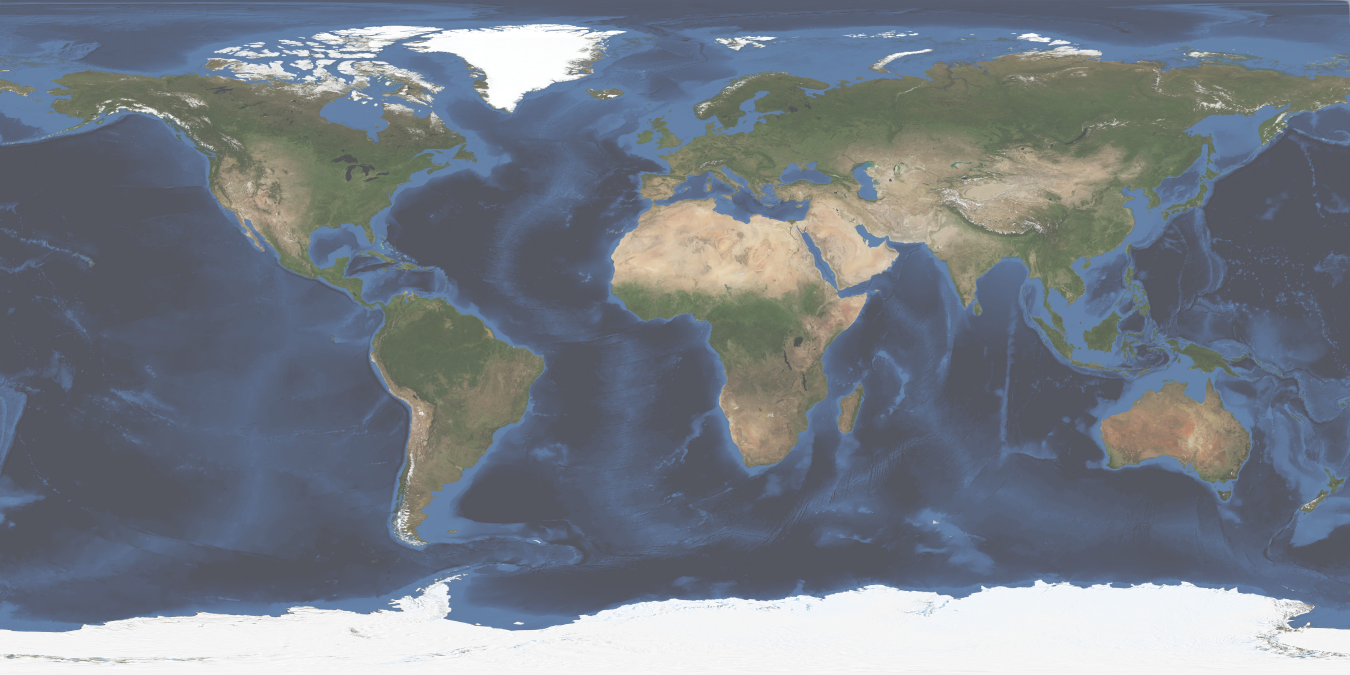
#> input picture graphics/core visual/bluemarble.jpg, 5400 x 2700 px (shown at 1/4 size)
$ python visualisation_core.py
#> lines starting #> are read from the running program, lines starting #| are printed output that depends on the picture
#
# Use with Python 3
#

"""
TODO
----

- zorder setup
- Parameters as Individuals, cell size and coordinate choice on top
- calibration to earth coordinates
- grid of colormap to random values or so
- societies: half way up to needle pins
- transparancy issues (maybe its better to draw the  transparent colormap on
  bluemarble before doing the surface_plot)
- Matplotlib 3d has problems with the perspective. Circling the earth makes the
  picture look very weird
- implementation of ocean-water recognition due to individuals positions (maybe
  somehow with the basemap package)
- it could be possible to make a pseudo model animation (rotating earth, moving
  individuals, changing network,...)
- simplify coordinates choice for the range of individuals, society and cell
- automation of the picture perspective due to coordinate window choice such
  that it is always the best perspective
"""

from PIL import Image
import matplotlib.pyplot as plt
import numpy as np
from mpl_toolkits.mplot3d import Axes3D
from matplotlib import cm


#
# Plotting
#


# Building figure
fig = plt.figure()
ax = fig.add_subplot(111, projection='3d')
ax.grid(False)
ax.view_init(13  ,210) # 13-210setting initial view. first arg:lat, second:long
#ax.set_xlim3d(-3,1)
#ax.set_ylim3d(-3,1)
ax.set_zlim3d(-0.8,2.5)

#
# Bluemarble surface_plot
#


# Create instance of Image with PIL Package
im = Image.open('./bluemarble.jpg')
#> im is the input picture: PIL image 5400x2700 RGB; mean R, G, B 117.1, 124.6, 134.3

# Resizing the image with scaling factor sc
# max(sc) = 1 (computational expensive)
sc = 1
im = im.resize([int(d/sc) for d in im.size])

# Getting np.array as RGB-Colorgrid and normalizing to python RGB-standard
im = np.array(im)/256.
#> im: shape (2700, 5400, 3) float64

# Getting arrays of coordinates for the bluemarple surface_plot.
lons1 = np.linspace(0, 360, im.shape[1]) * np.pi/180
#> lons1 = 5400 values from 0 to 6.28
lats1 = np.linspace(0, 180, im.shape[0])[::-1] * np.pi/180

# making grid for the bluemarple surface plot
R = 1 # radius of sphere
x1 = R * np.outer(np.cos(lons1), np.sin(lats1)).T
y1 = R * np.outer(np.sin(lons1), np.sin(lats1)).T
z1 = R * np.outer(np.ones(np.size(lons1)), -np.cos(lats1)).T

# drawing the bluemarble image

bluemarble = ax.plot_surface(x1, y1, z1, facecolors = im, alpha = 1, antialiased = True, linewidth=1,shade=True, zorder=1)
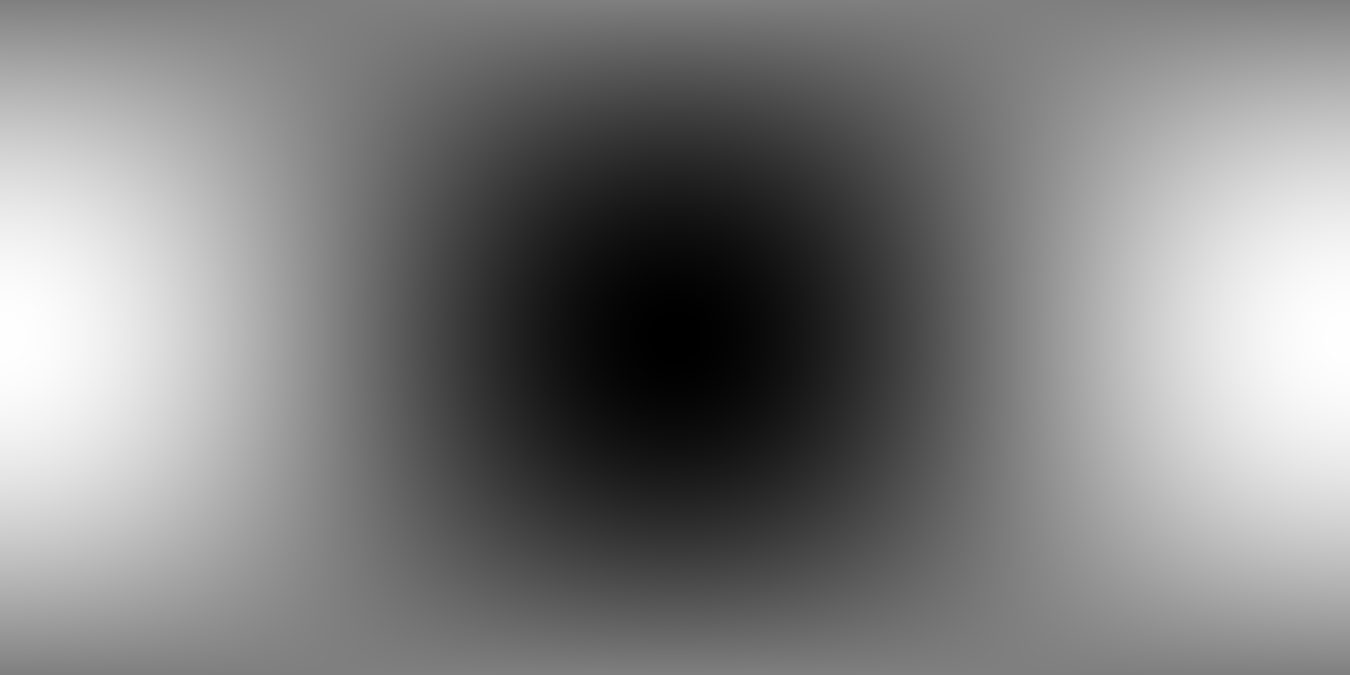
#> x1: shape (2700, 5400) float64 (shown at 1/4 size); min -1, max 1, mean 0.000118; drawn with min black and max white


#
# coral surface_plot as a test surface with less computational expense
#

"""
# Getting arrays of coordinates for the coral surface_plot.
n1 = 360
n2 = 180
lons3 = np.linspace(0, 360, n1) * np.pi/180
lats3 = np.linspace(0, 180, n2) * np.pi/180

# making grid for the coral surface plot
R = 1 # radius of sphere
x1 = R * np.outer(np.cos(lons3), np.sin(lats3)).T
y1 = R * np.outer(np.sin(lons3), np.sin(lats3)).T
z1 = R * np.outer(np.ones(np.size(lons3)), -np.cos(lats3)).T

coral = ax.plot_surface(x1, y1, z1, color = "coral", alpha = 1, antialiased = True, linewidth=0.6,shade=True,rstride = 10, cstride = 10)

"""

#
# Colormap surface_plot (to symbolize the cell stocks)
#

"""
# Getting lons, lats arrays with resolution n1,n2
n1 = 360
n2 = 180
lons2 = np.linspace(0, 360, n1) * np.pi/180
lats2 = np.linspace(0, 180, n2) * np.pi/180

# making grid of the colormap
# The radius should be slightly larger then of bluemarble
x2 = (R+0.01) * np.outer(np.cos(lons2), np.sin(lats2)).T
y2 = (R+0.01) * np.outer(np.sin(lons2), np.sin(lats2)).T
z2 = (R+0.01) * np.outer(np.ones(np.size(lons2)), -np.cos(lats2)).T

# drawing a transparent colormap onto the bluemarble image
colormap = ax.plot_surface(x2, y2, z2, cmap = "hot", rstride=10,cstride=10, alpha = 0.3, antialiased = True, linewidth = 0.5, shade=False)
# colorbar that shows stock value
    #fig.colorbar(colormap)
"""

#
# Other sphere plots on the surface
#


# Cells1 in specified area
# Transparency and meshgrid dimension must be adjusted such that it looks nice
# TODO: different cell color due to resources (colormap) and grid
z_cells = R + 0.015
u, v = np.mgrid[1.22 * np.pi:1.31 * np.pi:20j, 0.22 * np.pi:0.29 * np.pi:20j] #first argument: longtitudonal extend, second argument latitudonal extend
x_c=z_cells*np.cos(u)*np.sin(v)
y_c=z_cells*np.sin(u)*np.sin(v)
z_c=z_cells*np.cos(v)
w = u*v
#ax.scatter(x_c,y_c,z_c, s=0.001, alpha=0.4, color='red', zorder = 2, marker='.')
#ax.plot_surface(u,v,w,rstride=1, cstride=1, cmap=cm.coolwarm, linewidth=0, antialiased=False)

#u, v = np.mgrid[1.03 * np.pi:1.35 * np.pi:7j, 0.20 * np.pi:0.33 * np.pi:50j] #first argument: longtitudonal extend, second argument latitudonal extend
u, v = np.mgrid[0.68 * np.pi:1.63 * np.pi:16j, 0.1 * np.pi:0.87 * np.pi:400j]
x_c=z_cells*np.cos(u)*np.sin(v)
y_c=z_cells*np.sin(u)*np.sin(v)
z_c=z_cells*np.cos(v)

ax.scatter(x_c,y_c,z_c, s=0.5, alpha=1, color='black', zorder = 5, marker='|')

u, v = np.mgrid[0.68 * np.pi:1.63 * np.pi:400j, 0.1 * np.pi:0.87 * np.pi:12j] #first argument: longtitudonal extend, second argument latitudonal extend
x_c=z_cells*np.cos(u)*np.sin(v)
y_c=z_cells*np.sin(u)*np.sin(v)
z_c=z_cells*np.cos(v)

ax.scatter(x_c,y_c,z_c, s=0.1, alpha=1, color='black', zorder = 5, marker='|')

"""
# Cells2 in specified area

u, v = np.mgrid[1.22 * np.pi:1.31 * np.pi:20j, 0.22 * np.pi:0.29 * np.pi:20j] #first argument: longtitudonal extend, second argument latitudonal extend
x_c=z_cells*np.cos(u)*np.sin(v)
y_c=z_cells*np.sin(u)*np.sin(v)
z_c=z_cells*np.cos(v)
w = u*v
#ax.scatter(x_c,y_c,z_c, s=0.001, alpha=0.4, color='red', zorder = 2, marker='.')
#ax.plot_surface(u,v,w,rstride=1, cstride=1, cmap=cm.coolwarm, linewidth=0, antialiased=False)

u, v = np.mgrid[1.06 * np.pi:1.15 * np.pi:3j, 0.22 * np.pi:0.29 * np.pi:50j] #first argument: longtitudonal extend, second argument latitudonal extend
x_c=z_cells*np.cos(u)*np.sin(v)
y_c=z_cells*np.sin(u)*np.sin(v)
z_c=z_cells*np.cos(v)

ax.scatter(x_c,y_c,z_c, s=0.05, alpha=1, color='black', zorder = 2, marker='_')

u, v = np.mgrid[1.06 * np.pi:1.15 * np.pi:50j, 0.22 * np.pi:0.29 * np.pi:3j] #first argument: longtitudonal extend, second argument latitudonal extend
x_c=z_cells*np.cos(u)*np.sin(v)
y_c=z_cells*np.sin(u)*np.sin(v)
z_c=z_cells*np.cos(v)

ax.scatter(x_c,y_c,z_c, s=0.05, alpha=1, color='black', zorder = 2, marker='|')
"""

# Societies in specified area
z_soc = 2
l_soc = R + z_soc
"""
a_s = 0.06 # Shift the longtitude position to make it readable
b_s = -0.01 # ... latitude position...
u, v = np.mgrid[(1.175 + a_s) * np.pi:(1.35 + a_s)*np.pi:50j, (0.17 + b_s) * np.pi:(0.34 + b_s) * np.pi:50j]
x_c=l_soc*np.cos(u)*np.sin(v)
y_c=l_soc*np.sin(u)*np.sin(v)
z_c=l_soc*np.cos(v)

ax.scatter(x_c,y_c,z_c, s=1, alpha=0.7,depthshade=True, color='yellow', zorder=6)
"""


#other method
"""
start_lat = 1.175 * np.pi #1.21
end_lat = 1.35 * np.pi #1.35
start_lon = 0.17* np.pi # 0.17
end_lon = 0.34* np.pi # 0.34
d_lat = (end_lat - start_lat)/500


for i in range(500):
    lats_vf = start_lat + i * d_lat
    lats = np.linspace(lats_vf,lats_vf,500)
    lons = np.linspace(start_lon,end_lon,500)

    x_c=l_soc*np.cos(lons)*np.sin(lats)
    y_c=l_soc*np.sin(lons)*np.sin(lats)
    z_c=l_soc*np.cos(lons)
    ax.plot(x_c,y_c,z_c, linewidth=1, alpha=1, color='yellow', zorder=6)
"""


#
# Individuals 1
#


# number of individuals
N_j=9

# Individual occurances as a square on the globe
# TODO: - adjust coordinates such that it is simpler to choose them.
#       - no individual in oceans!?
lons_min = 1.25 * np.pi
lons_max = 1.4 * np.pi
lats_min = 130 * np.pi/180 # = 0.66 * pi
lats_max = 143 * np.pi/180 # = 0.83 *pi

# arrays of which coordinates are randomly chosen
lons_array = np.linspace(lons_min, lons_max)
lats_array = np.linspace(lats_min, lats_max)

# create n-dim arrays for the individuals lons-lats positions
lons_i = np.zeros(N_j)
lats_i = np.zeros(N_j)

# coordinates to individuals
for j in range(N_j):
    lons_i[j] = np.random.choice(lons_array)
    lats_i[j] = np.random.choice(lats_array)

# get the cartesian coordinates from the spherical
x_i = np.cos(lons_i) * np.sin(lats_i)
y_i = np.sin(lons_i) * np.sin(lats_i)
z_i = -np.cos(lats_i)

###Drawing needles in two parts. First to societies, then to needle pins

# draw needles to societies
l_1 = R + z_soc # vector in r direction that points to society's location

"""
# TODO TODO TODO TODO
# get society shift from above in cartesian coordinates
s_x = (np.cos(1.175) * np.sin() - np.cos(b_s) * np.sin(a_s))
s_y = (np.sin(b_s) * np.sin(a_s) - np.sin() * np.sin())
s_z = np.cos(a_s) - np.cos()
"""

dd1 = z_soc * 150 # resolution of line
for j in range(N_j):
    x_n = np.linspace(R*x_i[j], l_1*x_i[j],dd1)
    y_n = np.linspace(R*y_i[j], l_1*y_i[j],dd1)
    z_n = np.linspace(R*z_i[j], l_1*z_i[j],dd1)
    ax.plot(x_n, y_n , z_n , color=(0.255,0,0), linewidth = 0.4, zorder = 10, linestyle = '-')

# draw needles and pin heads
z_pin = 0.02
l_2 = l_soc + z_pin # vector in r direction that points to the pin head
dd1 = z_pin * 500 # resolution of line
for j in range(N_j):
    x_n = np.linspace(l_1*x_i[j], l_2*x_i[j],dd1)
    y_n = np.linspace(l_1*y_i[j], l_2*y_i[j],dd1)
    z_n = np.linspace(l_1*z_i[j], l_2*z_i[j],dd1)
    ax.plot(x_n, y_n , z_n , color=(0.255,0,0), linewidth=0.4, zorder = 10, linestyle = "-")

# draw pin head
for i in range(N_j):
    x_n = np.linspace(l_1 * x_i[i], l_2 * x_i[i], dd1)
    y_n = np.linspace(l_1 * y_i[i], l_2 * y_i[i], dd1)
    z_n = np.linspace(l_1 * z_i[i], l_2 * z_i[i], dd1)
    p_val = np.random.rand(1)
    if p_val < 0.5:
        ax.scatter(l_2 * x_i[i], l_2 * y_i[i], l_2 * z_i[i], color = 'red', s=2, zorder = 100)
    if p_val >= 0.5:
        ax.scatter(l_2 * x_i[i], l_2 * y_i[i], l_2 * z_i[i], color = 'green', s=2, zorder = 100)
    else:
        continue

#
# Network
#


# Get connections in between individuals
nc = 3*N_j # number of connections

# arrays for connections to avoid double connections (not necessary in current
# code)
p1 = np.zeros(nc)
p2 = np.zeros(nc)

#xl = []
#yl = []
#zl = []

for j in range(nc):
    p1[j] = np.random.randint(0,N_j)
    p2[j] = np.random.randint(0,N_j)
    p1_j = int(p1[j]) # to solve an int-value error in the loop
    p2_j = int(p2[j])
    if p1[j] !=  p2[j]:
        l1 = np.linspace(lons_i[p1_j],lons_i[p2_j],50)
        l2 = np.linspace(lats_i[p1_j],lats_i[p2_j],50)
        for i in range(100):
            xl = np.cos(l1) * np.sin(l2)
            yl = np.sin(l1) * np.sin(l2)
            zl = -np.cos(l2)
        ax.plot(l_2*xl,l_2*yl,l_2*zl, linestyle='-', color = 'blue', linewidth = 0.3, zorder=10)
    else:
        continue

#
# Individuals 2
#

# number of individuals
N_i=15

# Individual occurances as a square on the globe
# TODO: - adjust coordinates such that it is simpler to choose them.
#       - no individual in oceans!?
lons_min = 1.05 * np.pi
lons_max = 1.15 * np.pi
lats_min = 130 * np.pi/180 # = 0.66 * pi
lats_max = 140 * np.pi/180 # = 0.83 *pi

# arrays of which coordinates are randomly chosen
lons_array = np.linspace(lons_min, lons_max)
lats_array = np.linspace(lats_min, lats_max)

# create n-dim arrays for the individuals lons-lats positions
lons1_i = np.zeros(N_i)
lats1_i = np.zeros(N_i)

# coordinates to individuals
for j in range(N_i):
    lons1_i[j] = np.random.choice(lons_array)
    lats1_i[j] = np.random.choice(lats_array)

# get the cartesian coordinates from the spherical
x_i = np.cos(lons1_i) * np.sin(lats1_i)
y_i = np.sin(lons1_i) * np.sin(lats1_i)
z_i = -np.cos(lats1_i)

###Drawing needles in two parts. First to societies, then to needle pins

# draw needles to societies
l_1 = R + z_soc # vector in r direction that points to society's location

"""
# TODO TODO TODO TODO
# get society shift from above in cartesian coordinates
s_x = (np.cos(1.175) * np.sin() - np.cos(b_s) * np.sin(a_s))
s_y = (np.sin(b_s) * np.sin(a_s) - np.sin() * np.sin())
s_z = np.cos(a_s) - np.cos()
"""

dd1 = z_soc * 150 # resolution of line
for j in range(N_i):
    x_n = np.linspace(R*x_i[j], l_1*x_i[j],dd1)
    y_n = np.linspace(R*y_i[j], l_1*y_i[j],dd1)
    z_n = np.linspace(R*z_i[j], l_1*z_i[j],dd1)
    ax.plot(x_n, y_n , z_n , color=(0.255,0,0), linewidth = 0.4, zorder = 10, linestyle = '-')

# draw needles and pin heads
z_pin = 0.02
l_2 = l_soc + z_pin # vector in r direction that points to the pin head
dd1 = z_pin * 500 # resolution of line
for j in range(N_i):
    x_n = np.linspace(l_1*x_i[j], l_2*x_i[j],dd1)
    y_n = np.linspace(l_1*y_i[j], l_2*y_i[j],dd1)
    z_n = np.linspace(l_1*z_i[j], l_2*z_i[j],dd1)
    ax.plot(x_n, y_n , z_n , color=(0.255,0,0), linewidth=0.4, zorder = 10, linestyle = "-")

# draw pin head
for i in range(N_i):
    x_n = np.linspace(l_1 * x_i[i], l_2 * x_i[i], dd1)
    y_n = np.linspace(l_1 * y_i[i], l_2 * y_i[i], dd1)
    z_n = np.linspace(l_1 * z_i[i], l_2 * z_i[i], dd1)
    p_val = np.random.rand(1)
    if p_val < 0.5:
        ax.scatter(l_2 * x_i[i], l_2 * y_i[i], l_2 * z_i[i], color = 'red', s=2, zorder = 30)
    if p_val >= 0.5:
        ax.scatter(l_2 * x_i[i], l_2 * y_i[i], l_2 * z_i[i], color = 'green', s=2, zorder = 30)
    else:
        continue

#
# Network
#

#Network in own society

# Get connections in between individuals
nc = 3*N_i # number of connections

# arrays for connections to avoid double connections (not necessary in current
# code)
p1 = np.zeros(nc)
p2 = np.zeros(nc)

#xl = []
#yl = []
#zl = []

for j in range(nc):
    p1[j] = np.random.randint(0,N_i)
    p2[j] = np.random.randint(0,N_i)
    p1_j = int(p1[j]) # to solve an int-value error in the loop
    p2_j = int(p2[j])
    if p1[j] !=  p2[j]:
        l1 = np.linspace(lons1_i[p1_j],lons1_i[p2_j],50)
        l2 = np.linspace(lats1_i[p1_j],lats1_i[p2_j],50)
        #for i in range(100):
        xl = np.cos(l1) * np.sin(l2)
        yl = np.sin(l1) * np.sin(l2)
        zl = -np.cos(l2)
        ax.plot(l_2*xl,l_2*yl,l_2*zl, linestyle='-', color = 'blue', linewidth = 0.3,zorder=10)
    else:
        continue

# Network out of Society
ns = 4 # number of connections out of society

p1 = np.zeros(ns)
p2 = np.zeros(ns)

for i in range(ns):
    p1[i] = np.random.randint(0,N_i)
    p2[i] = np.random.randint(0,N_j)
    p1_i = int(p1[i])
    p2_i = int(p2[i])
    l1 = np.linspace(lons1_i[p1_i], lons_i[p2_i],100)
    l2 = np.linspace(lats1_i[p1_i], lats_i[p2_i],100)
    xl1 = np.cos(l1) * np.sin(l2)
    yl1 = np.sin(l1) * np.sin(l2)
    zl1 = -np.cos(l2)
    ax.plot(l_2 * xl1, l_2 * yl1, l_2 * zl1, linestyle='-', color=(0,0.255,0.255), linewidth=0.3, zorder=10)


plt.axis('off')
fig.savefig('example.png',dpi=1000)
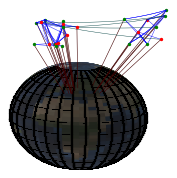
#> figure drawn by matplotlib, 1 panel
#plt.show()
plt.close()
